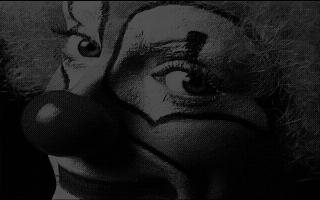
#> input picture clown1.jpg, 320 x 200 px
$ python hw1.py
#> lines starting #> are read from the running program, lines starting #| are printed output that depends on the picture
#!/usr/bin/env python3
# coding: utf-8

###################################################
# Script for blurring and reconstructing an image #
#                                                 #
# Author: Merlin Carson                           #
# Date: Oct-9-2019                                #
###################################################

import sys
import cv2
import numpy as np
from scipy.sparse import diags
import matplotlib.pyplot as plt


# plot condition values
def plot_conditions(cnumbers, cmax):

    xvals = np.arange(1,cmax+1)
    xticks = np.arange(0,cmax+1,2)

    # Log Plot of conditions
    plt.figure()
    plt.title(f'Condition of $B^k$ for k=1:{cmax}, log scale')
    plt.yscale('log')
    plt.xlim((1,cmax))
    plt.xticks(xticks)
    plt.xlabel('k')
    plt.ylabel('condition')
    plt.grid()
    plt.plot(xvals, cnumbers)

    # Linear Plot of conditions
    plt.figure()
    plt.title(f'Condition of $B^k$ for k=1:{cmax}, linear scale')
    plt.xlim((1,cmax))
    plt.xticks(xticks)
    plt.xlabel('k')
    plt.ylabel('condition')
    plt.grid()
    plt.plot(xvals, cnumbers)

    plt.show()


# plot absolute and relative errors
def plot_errors(abs_errors, rel_errors, cmax):

    xvals = np.arange(1,cmax+1)
    xticks = np.arange(0,cmax+1,2)

    # Log Plot of conditions
    plt.figure()
    plt.title(f'Absolute Errors of $\hat{{X}}$ for k=1:{cmax}, log scale base 10')
    plt.yscale('log', basey=10)
    plt.xlim((1,cmax+1))
    plt.xticks(xticks)
    plt.xlabel('k')
    plt.ylabel('Error')
    plt.grid()
    plt.plot(xvals, abs_errors)

    # Linear Plot of conditions
    plt.figure()
    plt.title(f'Relative Errors of $\hat{{X}}$ for k=1:{cmax}, log scale base 10')
    plt.yscale('log', basey=10)
    plt.xlim((1,cmax+1))
    plt.xticks(xticks)
    plt.xlabel('k')
    plt.ylabel('Error')
    plt.grid()
    plt.plot(xvals, rel_errors)

    plt.show()


# display an image matrix on screen
def show_img(img, title=None):

    print(f'Image dimensions are {img.shape}')
    plt.xticks([])
    plt.yticks([])
    plt.title(title)
    plt.imshow(img, cmap='gray')
    plt.show()


# create diffusion matrix n x m
def diffusion_matrix(L, n, m):

    # make matrix tridiagonal
    # 1-2*L as diagonal and L above and below diagonal
    return diags([L, 1-2*L, L], [-1, 0, 1], shape = (n,m)).toarray()


# create matrix of noise n x m
def noise_matrix(n, m, mean=0, stddev=1):
    return  np.random.normal(mean, stddev, size=(n,m))


def blur(X, B, k, enoise):

    A = np.linalg.matrix_power(B,k)         # diffusion matrix B^k
    D = np.matmul(A,X) + enoise             # blurred image
    Xhat = np.matmul(np.linalg.inv(A), D)   # reconstructed image

    return A, D, Xhat


def blur_image(X, B, enoise, cmax):

    cnumbers = []
    abs_errors = []
    rel_errors = []

    # blur image with B^kX+noise for k=1:cmax
    for k in range(1, cmax+1):
        A, D, Xhat = blur(X, B, k, enoise)
        cnumbers.append(np.linalg.cond(A))
        abs_error = np.linalg.norm(X-Xhat)
        abs_errors.append(abs_error)
        rel_errors.append(abs_error/np.linalg.norm(X))

        # show reconstructions
        if k in [1,5,20]:
            title = f'Reconstruction of image for k={k}'
            show_img(Xhat, title)

    # plotting functions
    plot_conditions(cnumbers, cmax)
    plot_errors(abs_errors, rel_errors, cmax)


def main():

    # open image
    imgFile = 'clown1.jpg'
    X = cv2.imread(imgFile,0)
#> X is the input picture: shape (200, 320); min 0, max 96, mean 26.5

    # display image
    show_img(X, 'Original Picture')
#| Image dimensions are (200, 320)

    n, m = X.shape  # dims of image
#> n = 200; m = 320
    L = 0.1         # diagonal val for blurring matrix
    cmax = 20       # number of power to raise blurring matrix by

    # create blurring matrix
    B = diffusion_matrix(L, n, n)

    # create noise matrix with standard deviation of 0.01
    enoise = noise_matrix(n, m, stddev=0.01)

    # blur image
    blur_image(X, B, enoise, cmax)
#> the loop in blur_image, `for k in range(1, cmax+1):` made 20 passes
#> abs_error on passes 1 to 12: 3.3, 4.59, 6.72, 10.18, 15.8, 24.89, 39.62, 63.52, 102.4, 165.6, 268.9, 437.5
#> pass 1, in blur, `A = np.linalg.matrix_power(B,k)`:
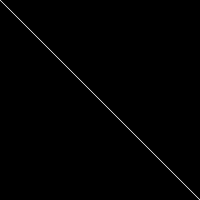
#> A: shape (200, 200) float64; min 0, max 0.8, mean 0.005
#> pass 1, in blur, `D = np.matmul(A,X) + enoise`:
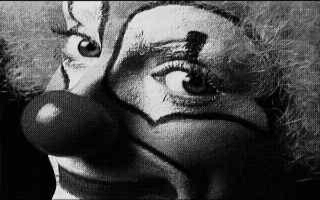
#> D: shape (200, 320) float64; min -0.0221, max 91.7, mean 26.5; drawn with min black and max white
#> after the loop in blur_image, `for k in range(1, cmax+1):`:
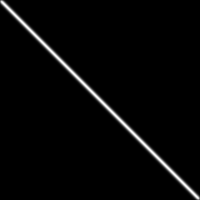
#> A: shape (200, 200) float64; min 0, max 0.202, mean 0.00494; drawn with min black and max white
#> after the loop in blur_image, `for k in range(1, cmax+1):`:
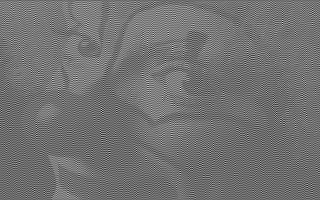
#> Xhat: shape (200, 320) float64; min -370.3, max 515.7, mean 26.5; drawn with min black and max white
#> after the loop in blur_image, `for k in range(1, cmax+1):`: abs_errors = [3.3, 4.59, 6.72, 10.18, 15.8, 24.89, 39.62, 63.52, 102.4, 165.6, 268.9, 437.5, 713.2, 1164.9, 1905.3, 3120.4, 5116.1, 8396.4, 13791.8, 22672]; cnumbers = [1.67, 2.78, 4.63, 7.71, 12.86, 21.43, 35.71, 59.51, 99.17, 165.3, 275.4, 459, 765, 1274.9, 2124.7, 3541, 5901.3, 9834.9, 16390.4, 27315.5]; rel_errors = [0.000359, 0.0005, 0.000732, 0.00111, 0.00172, 0.00271, 0.00432, 0.00692, 0.0112, 0.018, 0.0293, 0.0477, 0.0777, 0.127, 0.208, 0.34, 0.557, 0.915, 1.5, 2.47]
#> in plot_conditions, `plt.show()`:
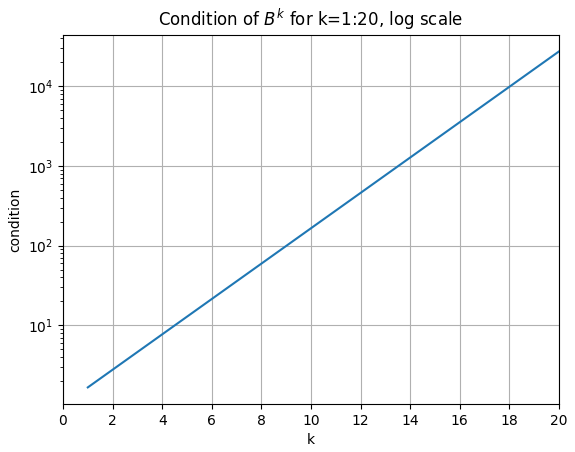
#> figure drawn by matplotlib, 1 panel; curve peaks at x = 20, y = 27315.5
#> in plot_conditions, `plt.show()`:
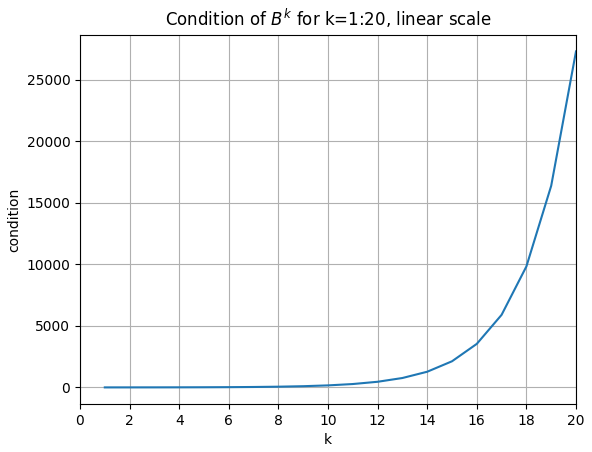
#> figure drawn by matplotlib, 1 panel; curve peaks at x = 20, y = 27315.5

    # create noise matrix with standard deviation of 0.1
    enoise = noise_matrix(n, m, stddev=0.1)

    # blur image
    blur_image(X, B, enoise, cmax)

    return 0


if __name__ == '__main__':
#> (the run stopped early here; a loop or call above may not have finished)
